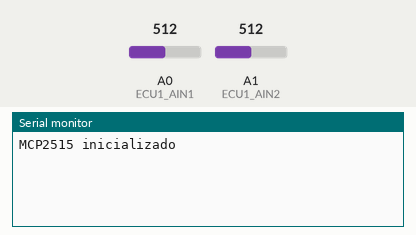
Bench run of a sketch on a simulated Arduino Nano, built with avr-gcc and run on an emulated ATmega328P. Shown: the last lines printed to the serial monitor. Inputs (shaded band) come from the test bench; at power-on: A0 (ECU1_AIN1) = 512, A1 (ECU1_AIN2) = 512.

Above: at 1.8 s.
1.9 s: A0 (ECU1_AIN1) set to 716
At 5.8 s:
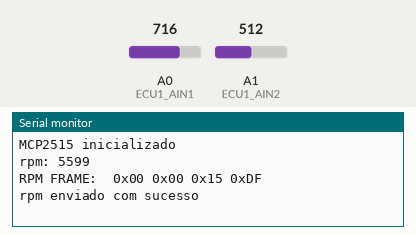
6.0 s: A1 (ECU1_AIN2) set to 716
At 10.4 s:
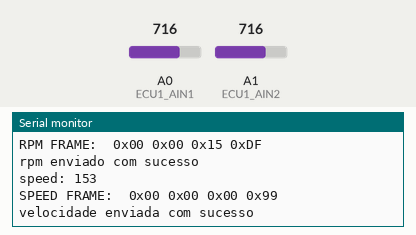

Measured:
- after the input at 1.9 s, the serial monitor: prints a new line after 3.1 s (image 1)
- after the input at 6.0 s, the serial monitor: prints a new line after 4.0 s (image 2)

The sketch:

can_sender.ino
```cpp
/*
	Código da ECU 1 - responsável por ler informações do motor
*/

#include <mcp_can.h>
#include <SPI.h>
#include "board_sender.h"

short speed_timer = 0;
short rpm_timer = 0;
int velocidade, rpm;
long mapped_speed, mapped_rpm;
static byte speedBytes[4];
static byte rpmBytes[4];
static byte data[4];
char msgString[128];

#define SPEED_SEND_INTERRUPT 2
#define RPM_SEND_INTERRUPT 3

MCP_CAN CAN0(10);     // Set CS to pin 10

void encodeLong(long n) {

  data[0] = (n >> 24) & 0xFF;
  data[1] = (n >> 16) & 0xFF;
  data[2] = (n >> 8) & 0xFF;
  data[3] = n & 0xFF;
}

void setup()
{
	// Configura o pino que representa o potenciometro
	pinMode(ECU1_AIN1, INPUT);
	pinMode(ECU1_AIN2, INPUT);
	pinMode(SPEED_SEND_INTERRUPT, INPUT);
	pinMode(RPM_SEND_INTERRUPT, INPUT);

	Serial.begin(115200);

	// Initialize MCP2515 running at 8MHz with a baudrate of 500kb/s and the masks and filters disabled.
	if(CAN0.begin(MCP_ANY, CAN_500KBPS, MCP_8MHZ) == CAN_OK) Serial.println("MCP2515 inicializado");
	else Serial.println("Falha ao inicializar o MCP2515...");

	CAN0.setMode(MCP_NORMAL);   // Change to normal mode to allow messages to be transmitted
}

byte sendSpeed()
{
	Serial.print("SPEED FRAME: ");
	for(byte i = 0; i<sizeof(speedBytes); i++){
		sprintf(msgString, " 0x%.2X", speedBytes[i]);
		Serial.print(msgString);
	}
	Serial.println("");

	return CAN0.sendMsgBuf(0x100, 0, 4, speedBytes);
}

byte sendEngineRpm()
{
	Serial.print("RPM FRAME: ");
	for(byte i = 0; i<sizeof(rpmBytes); i++){
		sprintf(msgString, " 0x%.2X", rpmBytes[i]);
		Serial.print(msgString);
	}
	Serial.println("");
	return CAN0.sendMsgBuf(0x100, 0, 4, rpmBytes);
}

void loop()
{
	rpm = analogRead(ECU1_AIN1);
	velocidade = analogRead(ECU1_AIN2);

	mapped_rpm = map(rpm, 0, 1023, 0, 8000);
	mapped_speed = map(velocidade, 0, 1023, 0, 220);

	if(rpm_timer == 5) {
		rpm_timer = 0;

		sprintf(msgString, "rpm: %ld", mapped_rpm);
		Serial.println(msgString);

		// enviar a rotação do motor
		encodeLong(mapped_rpm);
		memcpy(rpmBytes, data, 4);

		byte sndRpmStat = sendEngineRpm();

		if(sndRpmStat == CAN_OK){
		  Serial.println("rpm enviado com sucesso");
		} else {
		  Serial.println("falha ao enviar rotação do motor");
		}
	}

	if(speed_timer == 10) {
		speed_timer = 0;

		sprintf(msgString, "speed: %ld", mapped_speed);
		Serial.println(msgString);
		// enviar a velocidade
		encodeLong(mapped_speed);
		memcpy(speedBytes, data, 4);

		byte sndSpeedStat = sendSpeed();
		if(sndSpeedStat == CAN_OK){
		  Serial.println("velocidade enviada com sucesso");
		} else {
		  Serial.println("falha ao enviar velocidade");
		}
	}

	delay(1000);
	++speed_timer;
	++rpm_timer;
}
```

board_sender.h
```cpp
///////////////////////////////////////////////////////////////////////////////////
// Automotive Network Evaluation Board v1.0.0
// Arquivo: Board.h
//
// Arquivo de definicao da pinagem utilizada pela placa dedesenvolvimento.
// Utilize este arquivo de definicoes para desenvolver aplicacoes
//
///////////////////////////////////////////////////////////////////////////////////

///////////////////////////////////////////////////////////////////////////////////
//1 - ENTRADAS DIGITAIS (PUSHBUTTONS)
//////////////////////////////////////////////////////////////////////////////////
//ECU1
#define ECU1_DIN1       MCU_DIN0_PIN
#define ECU1_DIN2       MCU_DIN1_PIN
#define ECU1_DIN3       MCU_DIN2_PIN
#define ECU1_DIN4       MCU_DIN3_PIN
//ECU 2
#define ECU2_DIN1       MCU_DIN0_PIN
#define ECU2_DIN2       MCU_DIN1_PIN
#define ECU2_DIN3       MCU_DIN2_PIN
#define ECU2_DIN4       MCU_DIN3_PIN
//ECU3
#define ECU3_DIN1       MCU_DIN0_PIN
#define ECU3_DIN2       MCU_DIN1_PIN
#define ECU3_DIN3       MCU_DIN2_PIN
#define ECU3_DIN4       MCU_DIN3_PIN
//ECU4
#define ECU4_DIN1       MCU_DIN0_PIN
#define ECU4_DIN2       MCU_DIN1_PIN
#define ECU4_DIN3       MCU_DIN2_PIN
#define ECU4_DIN4       MCU_DIN3_PIN

///////////////////////////////////////////////////////////////////////////////////
//2 - SAIDAS DIGITAIS
//////////////////////////////////////////////////////////////////////////////////
//ECU1
#define ECU1_DOUT1        MCU_DOUT0_PIN
#define ECU1_DOUT2        MCU_DOUT1_PIN
#define ECU1_BUZZER       MCU1_BUZZ_PIN
//ECU2
#define ECU2_DOUT1        MCU_DOUT0_PIN
#define ECU2_DOUT2        MCU_DOUT1_PIN
//ECU3
#define ECU3_DOUT1        MCU_DOUT0_PIN
#define ECU3_DOUT2        MCU_DOUT1_PIN
//ECU4
#define ECU4_DOUT1        MCU_DOUT0_PIN
#define ECU4_DOUT2        MCU_DOUT1_PIN

///////////////////////////////////////////////////////////////////////////////////
//3 - ENTRADAS ANALOGICAS (POTENCIOMETROS)
//////////////////////////////////////////////////////////////////////////////////
//ECU1
#define ECU1_AIN1       MCU_AIN0_PIN
#define ECU1_AIN2       MCU_AIN1_PIN
#define ECU1_AIN3       MCU_AIN2_PIN
#define ECU1_AIN4       MCU_AIN3_PIN
#define ECU1_LDR_AIN    MCU1_AIN0_PIN
//ECU2
#define ECU2_AIN1       MCU_AIN0_PIN
#define ECU2_AIN2       MCU_AIN1_PIN
#define ECU2_AIN3       MCU_AIN2_PIN
#define ECU2_AIN4       MCU_AIN3_PIN
#define ECU2_LOOP_AIN   MCU2_AIN0_PIN
//ECU3
#define ECU3_AIN1       MCU_AIN0_PIN
#define ECU3_AIN2       MCU_AIN1_PIN
#define ECU3_AIN3       MCU_AIN2_PIN
#define ECU3_AIN4       MCU_AIN3_PIN
//ECU4
#define ECU4_AIN1       MCU_AIN0_PIN
#define ECU4_AIN2       MCU_AIN1_PIN
#define ECU4_AIN3       MCU_AIN2_PIN
#define ECU4_AIN4       MCU_AIN3_PIN

///////////////////////////////////////////////////////////////////////////////////
//5 - SAIDAS ANALOGICAS (LDR LED E LOOP)
//////////////////////////////////////////////////////////////////////////////////
#define ECU1_LOOP       MCU1_AOUT0_PIN //Varia de 0 a 1023
#define ECU1_LDR_LED    MCU1_AOUT1_PIN //Varia 0 a 255

///////////////////////////////////////////////////////////////////////////////////
//6 - REDE CAN (CAN1_BUS E CAN2_BUS)
//////////////////////////////////////////////////////////////////////////////////
//ECU1- Somente CAN1_BUS
#define ECU1_CAN1_CS      CAN1_CS_PIN //Chip selector (CS)
#define ECU1_CAN1_INT     CAN_INT_PIN //Interrupt pin

//ECU2 - CAN1_BUS e CAN2_BUS
#define ECU2_CAN1_CS      CAN1_CS_PIN //Chip selector (CS)
#define ECU2_CAN2_CS      CAN2_CS_PIN //Chip selector (CS)
#define ECU2_CAN1_INT     CAN_INT_PIN //Interrupt pin
#define ECU2_CAN2_INT     CAN_INT_PIN //Interrupt pin

//ECU3 - CAN1_BUS ou CAN2_BUS
#define ECU3_CAN1_CS      CAN1_CS_PIN //Chip selector (CS)
#define ECU3_CAN2_CS      CAN1_CS_PIN //Chip selector (CS)
#define ECU3_CAN1_INT     CAN_INT_PIN //Interrupt pin
#define ECU3_CAN2_INT     CAN_INT_PIN //Interrupt pin

//ECU4 - CAN1_BUS ou CAN2_BUS
#define ECU4_CAN1_CS      CAN1_CS_PIN //Chip selector (CS)
#define ECU4_CAN2_CS      CAN1_CS_PIN //Chip selector (CS)
#define ECU4_CAN1_INT     CAN_INT_PIN  //Interrupt pin
#define ECU4_CAN2_INT     CAN_INT_PIN  //Interrupt pin

///////////////////////////////////////////////////////////////////////////////////
//7 - REDE LIN (ECU3 E ECU4)
//Obs: Utilize a biblioteca SoftwareSerial
//////////////////////////////////////////////////////////////////////////////////
//ECU3
#define ECU3_LIN_TX       LIN_TX_PIN
#define ECU3_LIN_RX       LIN_RX_PIN
//ECU4
#define ECU4_LIN_TX       LIN_TX_PIN
#define ECU4_LIN_RX       LIN_RX_PIN

//////////////////////////////////////////////////////////////////////////////////
//PIN MAPPING
/////////////////////////////////////////////////////////////////////////////////
#define MCU_DIN0_PIN      A4
#define MCU_DIN1_PIN      A5
#define MCU_DIN2_PIN      9
#define MCU_DIN3_PIN      8
#define MCU1_BUZZ_PIN     7

#define MCU_DOUT0_PIN     3
#define MCU_DOUT1_PIN     4

#define MCU_AIN0_PIN      A0
#define MCU_AIN1_PIN      A1
#define MCU_AIN2_PIN      A2
#define MCU_AIN3_PIN      A3

#define MCU1_AIN0_PIN     A6
#define MCU2_AIN0_PIN     A6
#define MCU2_AIN0_PIN     A7

#define MCU1_AOUT0_PIN    5
#define MCU1_AOUT1_PIN    6

#define CAN1_CS_PIN       10
#define CAN2_CS_PIN       6
#define CAN_INT_PIN       2

//Lin tx and rx pin
#define LIN_TX_PIN        5
#define LIN_RX_PIN        6
```
